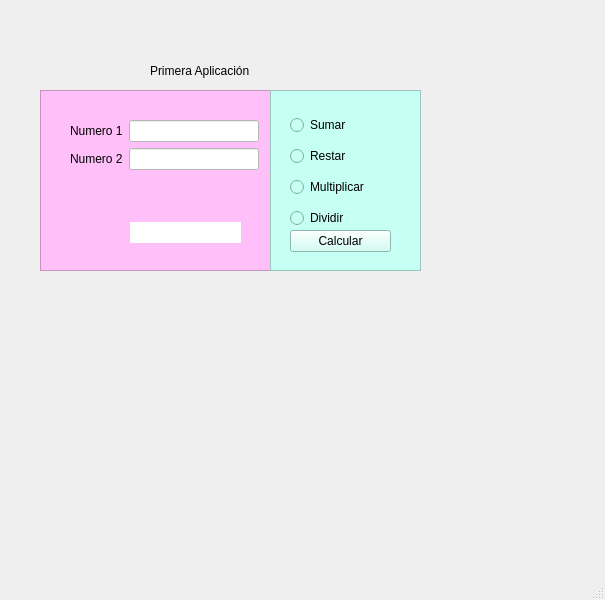
<?xml version="1.0" encoding="UTF-8"?>
<ui version="4.0">
 <class>MainWindow</class>
 <widget class="QMainWindow" name="MainWindow">
  <property name="geometry">
   <rect>
    <x>0</x>
    <y>0</y>
    <width>605</width>
    <height>600</height>
   </rect>
  </property>
  <property name="windowTitle">
   <string>MainWindow</string>
  </property>
  <property name="styleSheet">
   <string notr="true"/>
  </property>
  <widget class="QWidget" name="centralwidget">
   <widget class="QLabel" name="label">
    <property name="geometry">
     <rect>
      <x>150</x>
      <y>60</y>
      <width>171</width>
      <height>21</height>
     </rect>
    </property>
    <property name="mouseTracking">
     <bool>false</bool>
    </property>
    <property name="styleSheet">
     <string notr="true">font: 75 12pt &quot;Segoe Print&quot;;</string>
    </property>
    <property name="text">
     <string>Primera Aplicación</string>
    </property>
   </widget>
   <widget class="QFrame" name="frame_2">
    <property name="geometry">
     <rect>
      <x>40</x>
      <y>90</y>
      <width>231</width>
      <height>181</height>
     </rect>
    </property>
    <property name="styleSheet">
     <string notr="true">background-color: rgb(255, 192, 249);</string>
    </property>
    <property name="frameShape">
     <enum>QFrame::StyledPanel</enum>
    </property>
    <property name="frameShadow">
     <enum>QFrame::Raised</enum>
    </property>
    <widget class="QWidget" name="layoutWidget">
     <property name="geometry">
      <rect>
       <x>30</x>
       <y>30</y>
       <width>189</width>
       <height>52</height>
      </rect>
     </property>
     <layout class="QVBoxLayout" name="verticalLayout_2">
      <item>
       <layout class="QHBoxLayout" name="horizontalLayout">
        <item>
         <widget class="QLabel" name="label_2">
          <property name="styleSheet">
           <string notr="true">font: 9pt &quot;MS Shell Dlg 2&quot;;</string>
          </property>
          <property name="text">
           <string>Numero 1</string>
          </property>
         </widget>
        </item>
        <item>
         <widget class="QLineEdit" name="lineEdit_2">
          <property name="styleSheet">
           <string notr="true">background-color: rgb(255, 255, 255);</string>
          </property>
         </widget>
        </item>
       </layout>
      </item>
      <item>
       <layout class="QHBoxLayout" name="horizontalLayout_2">
        <item>
         <widget class="QLabel" name="label_3">
          <property name="styleSheet">
           <string notr="true">font: 9pt &quot;MS Shell Dlg 2&quot;;</string>
          </property>
          <property name="text">
           <string>Numero 2</string>
          </property>
         </widget>
        </item>
        <item>
         <widget class="QLineEdit" name="lineEdit">
          <property name="styleSheet">
           <string notr="true">background-color: rgb(255, 255, 255);</string>
          </property>
         </widget>
        </item>
       </layout>
      </item>
     </layout>
    </widget>
    <widget class="QLabel" name="label_4">
     <property name="geometry">
      <rect>
       <x>90</x>
       <y>132</y>
       <width>111</width>
       <height>21</height>
      </rect>
     </property>
     <property name="styleSheet">
      <string notr="true">background-color: rgb(255, 255, 255);</string>
     </property>
     <property name="text">
      <string/>
     </property>
    </widget>
   </widget>
   <widget class="QFrame" name="frame">
    <property name="geometry">
     <rect>
      <x>270</x>
      <y>90</y>
      <width>151</width>
      <height>181</height>
     </rect>
    </property>
    <property name="styleSheet">
     <string notr="true">background-color: rgb(198, 255, 243);</string>
    </property>
    <property name="frameShape">
     <enum>QFrame::StyledPanel</enum>
    </property>
    <property name="frameShadow">
     <enum>QFrame::Raised</enum>
    </property>
    <widget class="QWidget" name="verticalLayoutWidget_2">
     <property name="geometry">
      <rect>
       <x>20</x>
       <y>20</y>
       <width>101</width>
       <height>123</height>
      </rect>
     </property>
     <layout class="QVBoxLayout" name="verticalLayout_3">
      <item>
       <widget class="QRadioButton" name="radioButton_5">
        <property name="text">
         <string>Sumar</string>
        </property>
       </widget>
      </item>
      <item>
       <widget class="QRadioButton" name="radioButton_6">
        <property name="text">
         <string>Restar</string>
        </property>
       </widget>
      </item>
      <item>
       <widget class="QRadioButton" name="radioButton_7">
        <property name="text">
         <string>Multiplicar</string>
        </property>
       </widget>
      </item>
      <item>
       <widget class="QRadioButton" name="radioButton_8">
        <property name="text">
         <string>Dividir</string>
        </property>
       </widget>
      </item>
     </layout>
    </widget>
    <widget class="QWidget" name="verticalLayoutWidget">
     <property name="geometry">
      <rect>
       <x>20</x>
       <y>140</y>
       <width>101</width>
       <height>31</height>
      </rect>
     </property>
     <layout class="QVBoxLayout" name="verticalLayout_4">
      <item>
       <widget class="QPushButton" name="pushButton_3">
        <property name="text">
         <string>Calcular</string>
        </property>
       </widget>
      </item>
      <item>
       <spacer name="verticalSpacer">
        <property name="orientation">
         <enum>Qt::Vertical</enum>
        </property>
        <property name="sizeHint" stdset="0">
         <size>
          <width>10</width>
          <height>20</height>
         </size>
        </property>
       </spacer>
      </item>
     </layout>
    </widget>
   </widget>
  </widget>
  <widget class="QMenuBar" name="menubar">
   <property name="geometry">
    <rect>
     <x>0</x>
     <y>0</y>
     <width>605</width>
     <height>21</height>
    </rect>
   </property>
  </widget>
  <widget class="QStatusBar" name="statusbar"/>
 </widget>
 <resources/>
 <connections/>
</ui>
